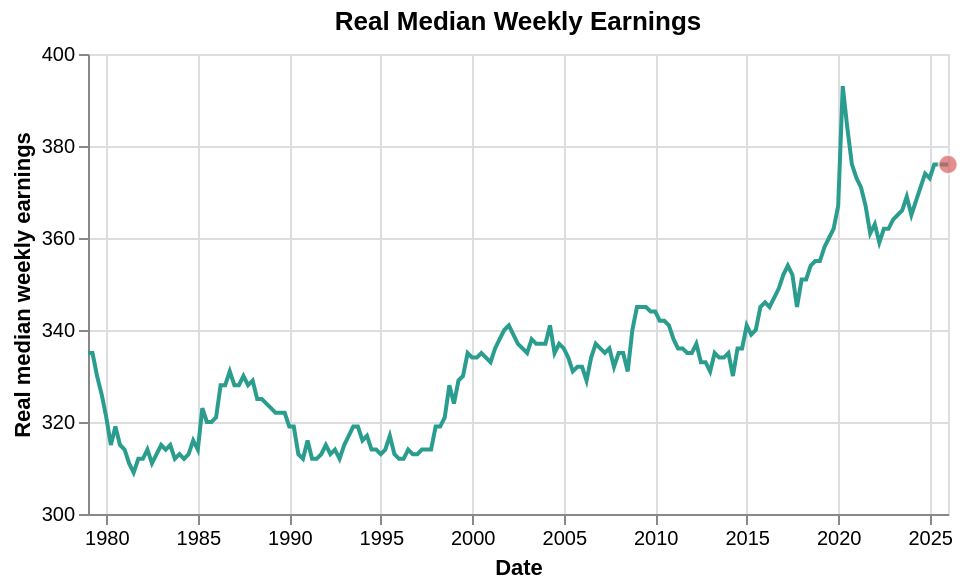

The cell this chart's notebook holds for it:
### Markdown cell above
### Real Weekly Earnings Context

Real median weekly earnings show whether inflation-adjusted wages are improving or weakening. Lower real earnings count as more pressure in the expanded context logic.

### Code cell
real_weekly_earnings = clean_local_fred_csv("LES1252881600Q.csv", "LES1252881600Q")
real_weekly_earnings_chart = make_latest_line_chart(
    real_weekly_earnings, "LES1252881600Q", "Real Median Weekly Earnings", "Real median weekly earnings", line_color="#2a9d8f", value_format=",.0f"
)
display(real_weekly_earnings_chart)

### Figure 1 — Vega-Lite specification as saved in the notebook (floating-point values rounded to 4 significant figures; data arrays with more than 128 entries replaced by an {"elided": "..."} marker saying what was removed)
{"config": {"view": {"continuousWidth": 300, "continuousHeight": 300}}, "layer": [{"data": {"name": "data-48dcb81d0cbe3428975854e5f475611f"}, "mark": {"type": "line", "color": "#2a9d8f", "strokeWidth": 2}, "encoding": {"tooltip": [{"field": "observation_date", "format": "%Y-%m-%d", "title": "Date", "type": "temporal"}, {"field": "LES1252881600Q", "format": ",.0f", "title": "Real median weekly earnings", "type": "quantitative"}], "x": {"field": "observation_date", "title": "Date", "type": "temporal"}, "y": {"field": "LES1252881600Q", "scale": {"zero": false}, "title": "Real median weekly earnings", "type": "quantitative"}}}, {"data": {"name": "data-73e888a85a98e7655bb453e7edda6568"}, "mark": {"type": "circle", "color": "#d95f5f", "size": 90, "stroke": "white", "strokeWidth": 1}, "encoding": {"tooltip": [{"field": "observation_date", "format": "%Y-%m-%d", "title": "Latest date", "type": "temporal"}, {"field": "LES1252881600Q", "format": ",.0f", "title": "Latest value", "type": "quantitative"}], "x": {"field": "observation_date", "type": "temporal"}, "y": {"field": "LES1252881600Q", "type": "quantitative"}}}], "height": 230, "title": "Real Median Weekly Earnings", "width": 430, "$schema": "https://vega.github.io/schema/vega-lite/v6.4.1.json", "datasets": {"data-48dcb81d0cbe3428975854e5f475611f": {"elided": "188 records"}, "data-73e888a85a98e7655bb453e7edda6568": [{"observation_date": "2026-01-01T00:00:00", "LES1252881600Q": 376.0}]}}
